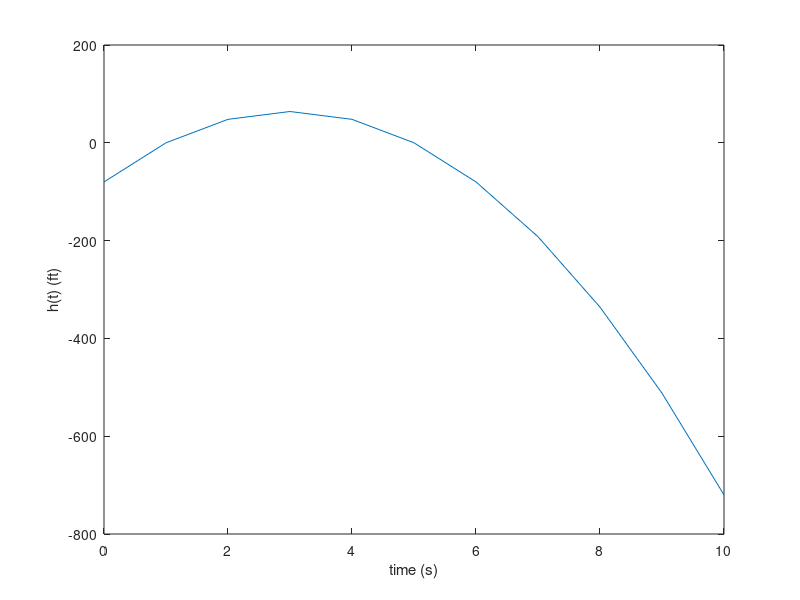

MATLAB code to generate this figure:
%% Determination of the possible values of resistances
clc
clear
close all

% solution of h(t) = 96t - 16t^2 ft when h = 80
t = 0:1:10;
h = -16*t.^2 + 96.*t - 80;

plot(t,h)
xlabel("time (s)")
ylabel("h(t) (ft)")
print("projectile.jpg", "-djpeg")